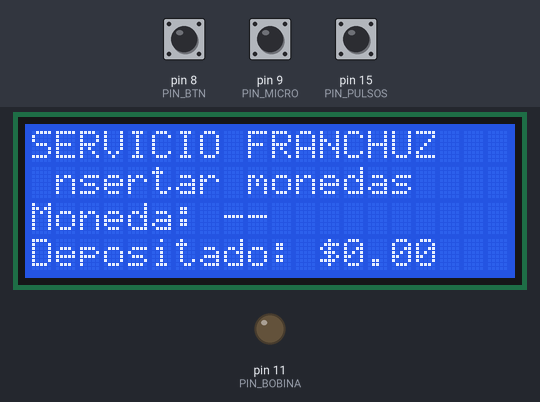
This sketch was run on a simulated Arduino Uno, built with avr-gcc and run on an emulated ATmega328P. On the bench: 20×4 character LCD, output pins drawn as LEDs (lit = HIGH). Inputs (shaded band) come from the test bench; at power-on: pin 8 (PIN_BTN) HIGH, pin 15 (PIN_PULSOS) HIGH, pin 9 (PIN_MICRO) HIGH. What the sketch prints to the serial monitor is not drawn.

Above: at 11.4 s.
11.5 s: pin 8 (PIN_BTN) pulled LOW for 0.15 s
At 12.2 s:
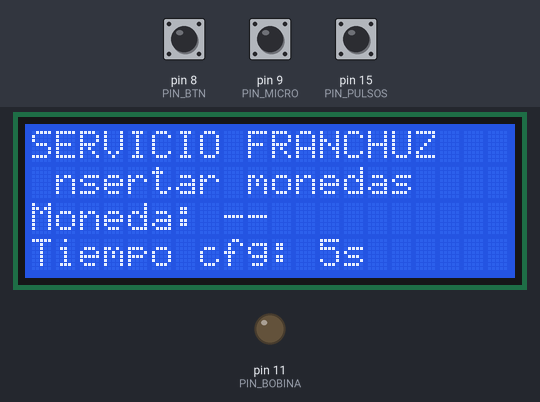
14.2 s: pin 15 (PIN_PULSOS) pulled LOW for 0.15 s
At 16.3 s:
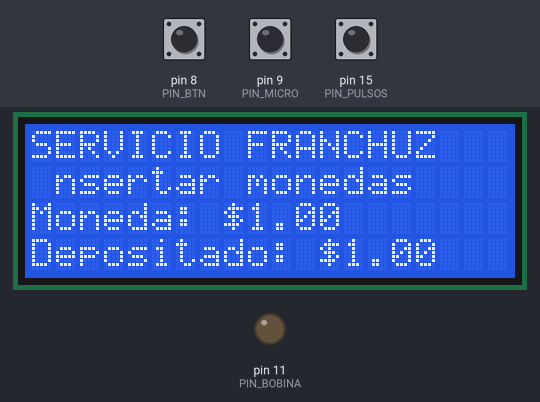
16.8 s: pin 8 (PIN_BTN) pulled LOW for 1 s
At 17.7 s:
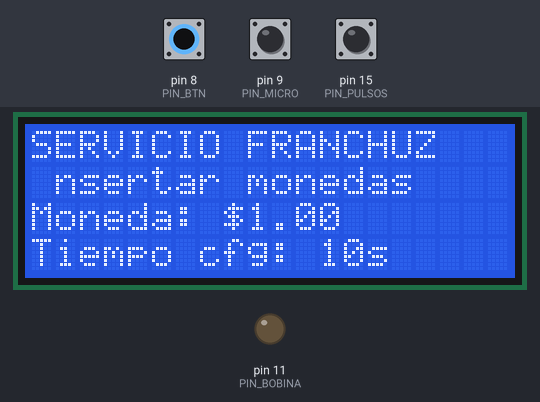
19.5 s: pin 15 (PIN_PULSOS) pulled LOW for 1 s
At 20.8 s:
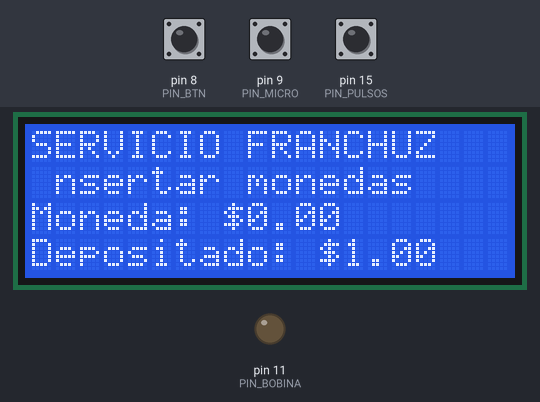
22.0 s: pin 15 (PIN_PULSOS) pulsed LOW 5 times (0.12 s each, 0.3 s apart)
At 24.34 s:
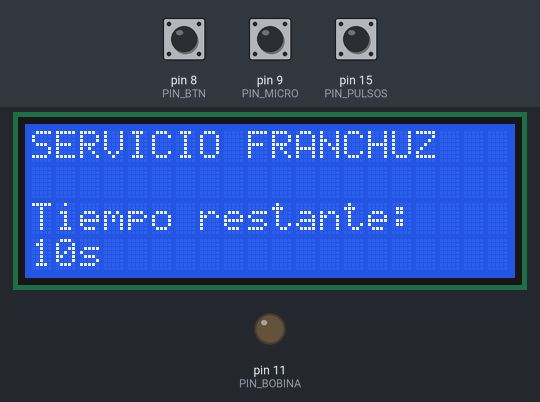
Timing chart, 0 to 25.8 s (numbered marks = the images above; inputs shaded):
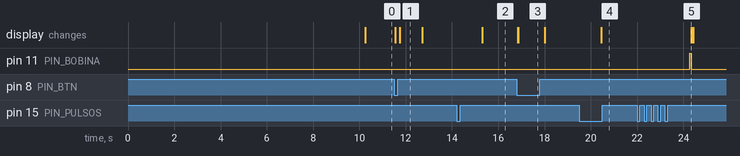

The sketch:

monedas.ino
```cpp
#include <Wire.h>
#include <LiquidCrystal_I2C.h>

#define LCD_ADDR 0x27
LiquidCrystal_I2C lcd(LCD_ADDR, 20, 4);

/* ===== Pines ===== */
const int PIN_PULSOS = 15;        // Entrada (monedero)
const bool USA_PULLUP = true;     // true => INPUT_PULLUP para PIN_PULSOS
const int PIN_BOBINA  = 11;       // Salida a relé/SSR (110 VAC via relé/SSR)
const int PIN_MICRO   = 9;        // Microswitch N.O. para cancelar bobina
const int PIN_BTN     = 8;        // Botón para cambiar tiempo de bobina

/* ===== Lógica de bobina ===== */
const bool ACTIVO_LOW = false;    // tu placa: ON con HIGH

// tiempos disponibles (ms) y selección actual
const unsigned long TIEMPOS_MS[4] = { 5000UL, 10000UL, 15000UL, 20000UL };
uint8_t idxTiempo = 3;            // 0:5s, 1:10s, 2:15s, 3:20s (por defecto 20 s)
unsigned long tiempo_on_ms = TIEMPOS_MS[idxTiempo];

/* ===== Detección por cambios ===== */
const unsigned long MIN_CHANGE_US = 15000UL; // antirrebote: 15 ms
const unsigned long VENTANA_MS    = 900UL;   // cierra moneda sin nuevos cambios

/* ===== Estado ===== */
unsigned long lastChangeUs = 0;
unsigned long lastEdgeMs   = 0;
int lastLevel;

volatile unsigned long cambios_acum   = 0; // SOLO diagnóstico por Serial
volatile unsigned int  cambios_moneda = 0; // cambios de la moneda actual

bool bobinaOn = false;
unsigned long tBobinaIni = 0;

unsigned long total_cents = 0;  // suma total del ciclo (reinicia con cada venta)

/* ===== Micro N.O. con pullup: reposo=HIGH, pulsado=LOW ===== */
const bool MICRO_ACTIVO_ES_LOW = false; // pon true si tu micro está a GND con pullup
inline bool microActivo() {
  int v = digitalRead(PIN_MICRO);
  return MICRO_ACTIVO_ES_LOW ? (v == LOW) : (v == HIGH);
}

/* ===== Botón de configuración (D8) ===== */
const bool BTN_ACTIVO_ES_LOW = true;    // botón a GND con INPUT_PULLUP
const unsigned long DEBOUNCE_MS = 50;
int  lastBtn = HIGH;
unsigned long tBtnChange = 0;
bool mostrarCfg = false;
unsigned long tMostrarCfgHasta = 0;

inline bool btnPresionadoEdge() {
  int b = digitalRead(PIN_BTN);
  unsigned long now = millis();
  if (b != lastBtn && (now - tBtnChange) > DEBOUNCE_MS) {
    tBtnChange = now;
    lastBtn = b;
    bool activo = BTN_ACTIVO_ES_LOW ? (b == LOW) : (b == HIGH);
    if (activo) return true;   // flanco de PRESIONADO
  }
  return false;
}

/* ===== UI ===== */
void header(){ lcd.setCursor(0,0); lcd.print("SERVICIO FRANCHUZ   "); }
void splash(){
  lcd.clear();
  lcd.setCursor(0,0); lcd.print(" Desarrollador      ");
  lcd.setCursor(0,1); lcd.print(" Juan Carlos Garcia ");
  lcd.setCursor(0,2); lcd.print(" Tel: 773126961     ");
  lcd.setCursor(0,3); lcd.print(" Iniciando...       ");
  delay(10000);
}
void uiInicio(){
  lcd.clear(); header();
  lcd.setCursor(0,1); lcd.print("Insertar monedas     ");
  lcd.setCursor(0,2); lcd.print("Moneda: --           ");
  lcd.setCursor(0,3); lcd.print("Depositado: $0.00    ");
}
void uiMonedaDetectada(unsigned long centsMoneda){
  header();
  lcd.setCursor(0,2);
  char l2[21];
  snprintf(l2,sizeof(l2),"Moneda: $%lu.%02lu     ",
           (unsigned long)(centsMoneda/100),
           (unsigned long)(centsMoneda%100));
  lcd.print(l2);

  lcd.setCursor(0,3);
  char l3[21];
  snprintf(l3,sizeof(l3),"Depositado: $%lu.%02lu ",
           (unsigned long)(total_cents/100),
           (unsigned long)(total_cents%100));
  lcd.print(l3);
}
void uiPaso(unsigned long restMs){
  lcd.clear(); header();
  lcd.setCursor(0,2); lcd.print("Tiempo restante:    ");
  char b[21];
  snprintf(b, sizeof(b), "%2lus                ",
           (unsigned long)((restMs+999)/1000));
  lcd.setCursor(0,3); lcd.print(b);
}

/* ===== Relé ===== */
inline void setBobina(bool on){
  pinMode(PIN_BOBINA, OUTPUT);
  if (ACTIVO_LOW) digitalWrite(PIN_BOBINA, on ? LOW : HIGH);
  else            digitalWrite(PIN_BOBINA, on ? HIGH : LOW);
}
void desactivarBobinaYReset(){
  setBobina(false);
  bobinaOn = false;
  total_cents    = 0;
  cambios_acum   = 0;
  cambios_moneda = 0;
  uiInicio();
}
void activarVend(){
  bobinaOn   = true;
  tBobinaIni = millis();
  setBobina(true);
  uiPaso(tiempo_on_ms);
}

/* ===== Setup ===== */
void setup() {
  Wire.begin(); lcd.init(); lcd.backlight();
  Serial.begin(115200);

  if (USA_PULLUP) pinMode(PIN_PULSOS, INPUT_PULLUP);
  else            pinMode(PIN_PULSOS, INPUT);

  pinMode(PIN_MICRO, INPUT_PULLUP);   // micro N.O. a GND
  pinMode(PIN_BTN,   INPUT_PULLUP);   // botón a GND

  lastBtn = digitalRead(PIN_BTN);

  lastLevel = digitalRead(PIN_PULSOS);
  lastChangeUs = micros();
  lastEdgeMs   = millis();

  setBobina(false);

  splash();
  uiInicio();

  Serial.println(F("== Sistema listo =="));
  Serial.print(F("Tiempo bobina inicial: "));
  Serial.print(tiempo_on_ms/1000);
  Serial.println(F(" s"));
}

/* ===== Loop ===== */
void loop() {
  unsigned long nowUs = micros();
  unsigned long nowMs = millis();

  /* ---- Manejo del botón D8 (solo si no está vendiendo) ---- */
  if (!bobinaOn && btnPresionadoEdge()){
    idxTiempo = (idxTiempo + 1) % 4;
    tiempo_on_ms = TIEMPOS_MS[idxTiempo];

    // Mensajes
    Serial.print(F("Tiempo de bobina configurado a "));
    Serial.print(tiempo_on_ms/1000);
    Serial.println(F(" s"));

    header();
    lcd.setCursor(0,3);
    lcd.print("Tiempo cfg: ");
    lcd.print((unsigned long)(tiempo_on_ms/1000));
    lcd.print("s         ");
    mostrarCfg = true;
    tMostrarCfgHasta = nowMs + 1200; // mostrar ~1.2 s
  }

  // limpiar mensaje temporal de configuración
  if (mostrarCfg && nowMs > tMostrarCfgHasta && !bobinaOn){
    mostrarCfg = false;
    // refrescar línea inferior con depositado actual
    lcd.setCursor(0,3);
    char l3[21];
    snprintf(l3,sizeof(l3),"Depositado: $%lu.%02lu ",
             (unsigned long)(total_cents/100),
             (unsigned long)(total_cents%100));
    lcd.print(l3);
  }

  /* ---- Venta activa ---- */
  if (bobinaOn){
    if (microActivo()){
      Serial.println(F("** MICRO ACTIVO -> Cancelando bobina **"));
      desactivarBobinaYReset();
      return;
    }
    unsigned long trans = nowMs - tBobinaIni;
    if (trans >= tiempo_on_ms){
      desactivarBobinaYReset();
    } else {
      uiPaso(tiempo_on_ms - trans);
    }
    return;
  }

  /* ---- Conteo de pasos / monedas ---- */
  int level = digitalRead(PIN_PULSOS);
  if (level != lastLevel){
    unsigned long dtus = nowUs - lastChangeUs;
    if (dtus >= MIN_CHANGE_US){
      lastChangeUs = nowUs;
      lastEdgeMs   = nowMs;
      cambios_moneda++;
      lastLevel = level;

      Serial.print(F("Cambio detectado. cambios_moneda="));
      Serial.println(cambios_moneda);
    }
  }

  if (cambios_moneda > 0 && (nowMs - lastEdgeMs) > VENTANA_MS){
    unsigned long centsMoneda = 0;
    if (cambios_moneda >= 6)  centsMoneda = 500;                  // $5
    else                      centsMoneda = (cambios_moneda/2) * 100UL; // $1 o $2

    total_cents += centsMoneda;
    cambios_acum += cambios_moneda;

    Serial.print(F("Moneda cerrada: cambios=")); Serial.print(cambios_moneda);
    Serial.print(F(" valor=$")); Serial.println(centsMoneda/100);
    Serial.print(F("Depositado: $")); Serial.println(total_cents/100.0, 2);

    uiMonedaDetectada(centsMoneda);

    if (total_cents >= 500){
      Serial.print(F("== Depositado >= $5.00 -> VENTA ("));
      Serial.print(tiempo_on_ms/1000);
      Serial.println(F(" s) =="));
      activarVend();
      return;
    }

    cambios_moneda = 0;
  }

  // refresco ligero del header
  static unsigned long tUi=0;
  if (millis()-tUi > 300){ tUi=millis(); header(); }
}
```

Measured:
- after the input at 11.5 s, the display: first changes at once (image 1 shows a later state)
- after the input at 14.2 s, the display: changes after 1.1 s (image 2)
- after the input at 16.8 s, the display: first changes at once (image 3 shows a later state)
- after the input at 19.5 s, the display: changes after 0.96 s (image 4)
- after the input at 22.0 s, pin 11 (PIN_BOBINA): LOW → HIGH after 2.3 s, → LOW 0.06 s later; the display: changes after 2.3 s (image 5)
- what the display in image 1 shows lasts 1.0 s, from 11.7 s to 12.7 s
